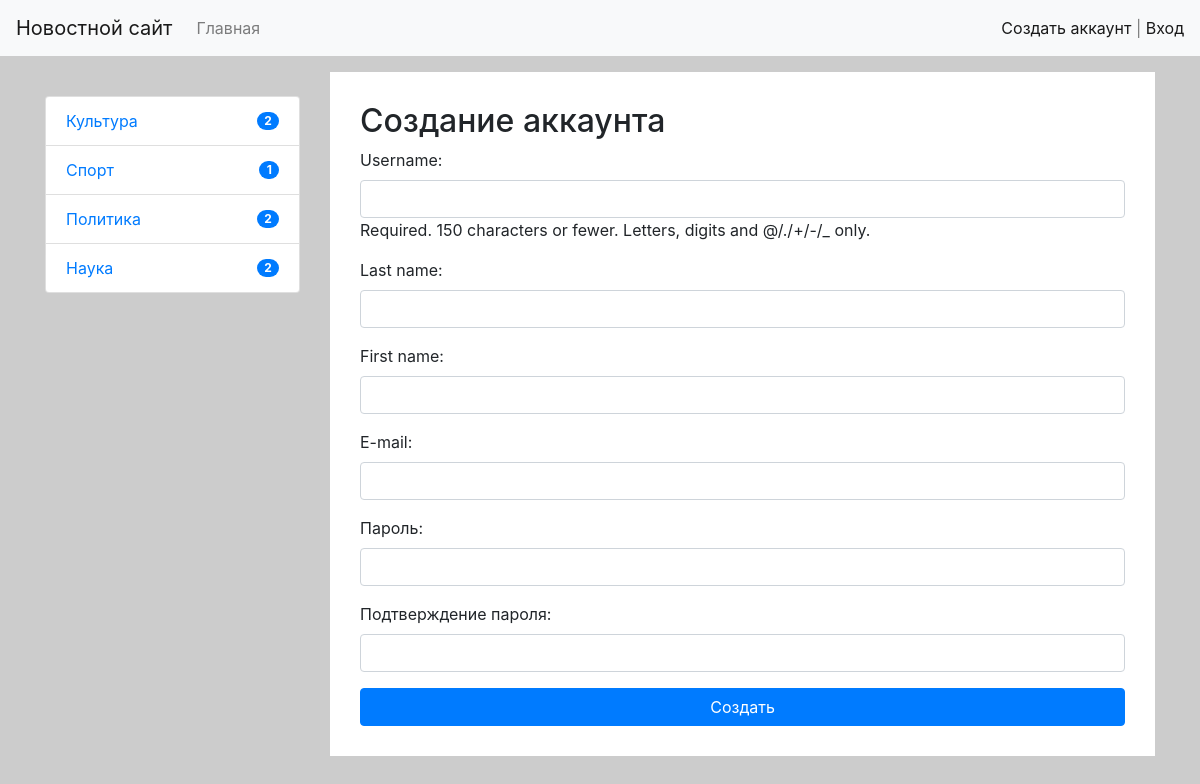
Screenshot of /register/ with the database file from the repository.
### news/models.py (models this page shows, shortened)
class Category(models.Model):
    title = models.CharField(max_length=150, db_index=True, verbose_name='Наименование категории')
    def get_absolute_url(self):
        return reverse(viewname='category', kwargs={'category_id': self.pk})
    class Meta:
        verbose_name = 'Категорию'
        verbose_name_plural = 'Категории'
        ordering = ['title']

### news/views.py (the view)
# urls.py: path('register/', register, name='register'),
def register(request):
    if request.method == "POST":
        form = UserRegisterForm(request.POST)
        context = {'form': form}
        if form.is_valid():
            user = form.save()
            login(request, user)
            messages.success(request, 'Вы успешно зарегестрировались!')
            return redirect('home')
        else:
            messages.error(request, 'Ошибка регистрации!')
    else:
        form = UserRegisterForm()
        context = {'form': form}
    return render(request, 'news/register.html', context=context)

### news/forms.py
class UserRegisterForm(UserCreationForm):
    email = forms.EmailField(max_length=150, label='E-mail', widget=forms.EmailInput(attrs={'class': 'form-control'}))
    password1 = forms.CharField(max_length=16, label='Пароль', widget=forms.PasswordInput(attrs={'class':
                                                                                                     'form-control'}))
    password2 = forms.CharField(max_length=16, label='Подтверждение пароля:', widget=forms.PasswordInput(attrs={'class':
                                                                                                     'form-control'}))
    class Meta:
        model = User
        fields = ('username', 'last_name', 'first_name', 'email', 'password1', 'password2')
        widgets = {
            'username': forms.TextInput(attrs={'class': 'form-control', 'autocomplete': 'off'}),
            'last_name': forms.TextInput(attrs={'class': 'form-control'}),
            'first_name': forms.TextInput(attrs={'class': 'form-control'}),
        }

### news/templatetags/news_tags.py (called while the page is built)
@register.inclusion_tag(filename='news/list_categories.html')
def show_categories(arg1='Hello', arg2='world'):
    categories = Category.objects.annotate(count=Count('news', filter=F('news__is_published'))).filter(count__gt=0)
    return {'categories': categories, 'arg1': arg1, 'arg2': arg2}

### news/templates/news/register.html (shortened to what this page needs)
{% extends 'base.html' %}
{% block sidebar %}
    {% include 'inc/_sidebar.html' %}
{% endblock %}
{% block content %}
<div style="background: #fff; padding: 30px">
    <h2>Создание аккаунта</h2>
    <form method="POST">
        {{ form.as_p }}
        <button type="submit" class="btn btn-primary btn-block">Создать</button>
    </form>
</div>
{% endblock %}

### news/templates/news/list_categories.html
<div class="list-group">
    {% for item in categories %}
        <a href="{{ item.get_absolute_url }}" class="list-group-item d-flex justify-content-between align-items-center">
            {{ item.title }}
            <span class="badge badge-primary badge-pill">{{ item.count }}</span>
        </a>
    {% endfor %}
</div>

### rows the page displays
Category: title "Культура", count "2"
Category: title "Спорт", count "1"
Category: title "Политика", count "2"
Category: title "Наука", count "2"
